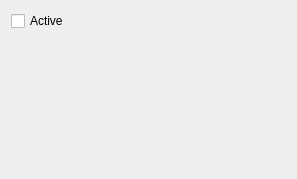
<ui version="4.0" >
 <class>PluginAudio</class>
 <widget class="QWidget" name="PluginAudio" >
  <property name="geometry" >
   <rect>
    <x>0</x>
    <y>0</y>
    <width>297</width>
    <height>179</height>
   </rect>
  </property>
  <property name="windowTitle" >
   <string>Form</string>
  </property>
  <layout class="QVBoxLayout" name="verticalLayout" >
   <item>
    <widget class="QCheckBox" name="active_checkBox" >
     <property name="text" >
      <string>Active</string>
     </property>
    </widget>
   </item>
   <item>
    <spacer name="verticalSpacer" >
     <property name="orientation" >
      <enum>Qt::Vertical</enum>
     </property>
     <property name="sizeHint" stdset="0" >
      <size>
       <width>20</width>
       <height>40</height>
      </size>
     </property>
    </spacer>
   </item>
  </layout>
 </widget>
 <resources/>
 <connections/>
</ui>
